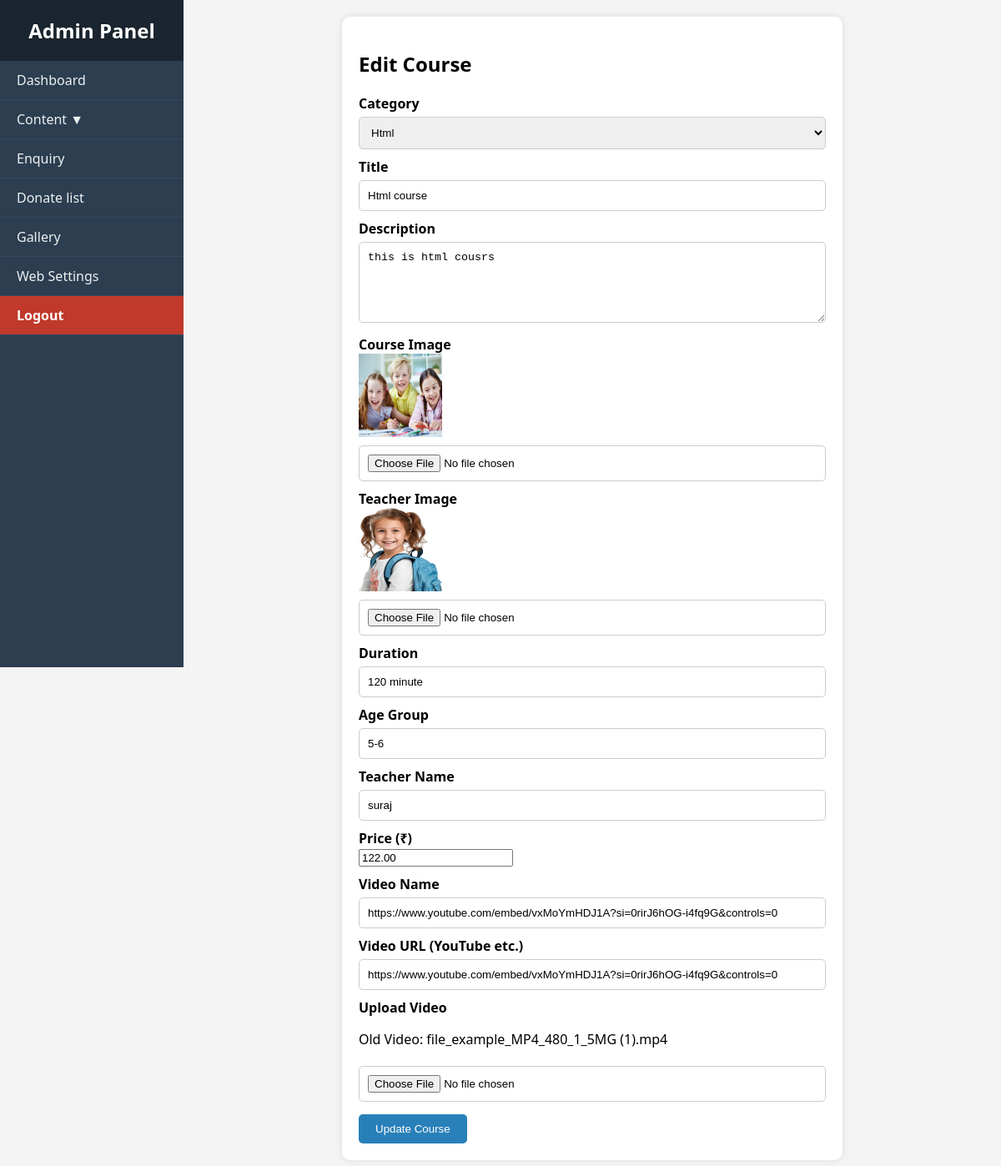
Screenshot of /admin/course.php?id=12 with the database file from the repository.
### tables this page shows
CREATE TABLE `courses` (
  `id` int(11) NOT NULL,
  `category_id` int(11) DEFAULT NULL,
  `title` varchar(255) DEFAULT NULL,
  `image` varchar(255) DEFAULT NULL,
  `duration` varchar(100) DEFAULT NULL,
  `price` decimal(10,2) DEFAULT NULL,
  `age_group` varchar(100) DEFAULT NULL,
  `teacher_name` varchar(100) DEFAULT NULL,
  `teacher_image` varchar(255) DEFAULT NULL,
  `video` varchar(255) DEFAULT NULL,
  `video_name` varchar(255) DEFAULT NULL,
  `video_url` text DEFAULT NULL,
  `video_file` varchar(255) DEFAULT NULL,
  `description` text DEFAULT NULL
);

### admin/course.php (the view, shortened to what this page needs)
<?php
include 'db.php';
include 'header.php';
$id = isset($_GET['id']) ? $_GET['id'] : '';
$editData = [];
if ($id) {
    $editData = $conn->query("SELECT * FROM courses WHERE id = $id")->fetch_assoc();
}
?>
<div class="form-container">
    <h2><?= $id ? 'Edit' : 'Add' ?> Course</h2>
    <form method="POST" enctype="multipart/form-data">
        <label>Category</label>
        <select name="category_id" required>
            <?php
            $cat = $conn->query("SELECT * FROM categories");
            while($row = $cat->fetch_assoc()) {
                $selected = ($editData && $editData['category_id'] == $row['id']) ? "selected" : "";
                echo "<option value='{$row['id']}' $selected>{$row['name']}</option>";
            }
            ?>
        </select>
        <label>Title</label>
        <input type="text" name="title" value="<?= $editData['title'] ?? '' ?>" required>
        <label>Description</label>
        <textarea name="description" rows="5"><?= $editData['description'] ?? '' ?></textarea>
        <label>Course Image</label>
        <?php if (!empty($editData['image'])): ?>
            <img src="uploads/<?= $editData['image'] ?>" width="100" height="100"><br>
        <?php endif; ?>
        <input type="file" name="image" accept="image/*">
        <label>Teacher Image</label>
        <?php if (!empty($editData['teacher_image'])): ?>
            <img src="uploads/<?= $editData['teacher_image'] ?>" width="100" height="100"><br>
        <?php endif; ?>
        <input type="file" name="teacher_image" accept="image/*">
        <label>Duration</label>
        <input type="text" name="duration" value="<?= $editData['duration'] ?? '' ?>">
        <label>Age Group</label>
        <input type="text" name="age_group" value="<?= $editData['age_group'] ?? '' ?>">
        <label>Teacher Name</label>
        <input type="text" name="teacher_name" value="<?= $editData['teacher_name'] ?? '' ?>">
        <label>Price (₹)</label>
        <input type="number" name="price" value="<?= $editData['price'] ?? '' ?>" step="0.01">
        <label>Video Name</label>
        <input type="text" name="video_name" value="<?= $editData['video_name'] ?? '' ?>">
        <label>Video URL (YouTube etc.)</label>
        <input type="text" name="video_url" value="<?= $editData['video_url'] ?? '' ?>">
        <label>Upload Video</label>
        <?php if (!empty($editData['video_file'])): ?>
            <p>Old Video: <?= $editData['video_file'] ?></p>
        <?php endif; ?>
        <input type="file" name="video_file" accept="video/*">
        <button type="submit"><?= $id ? 'Update' : 'Add' ?> Course</button>
    </form>
</div>

### admin/header.php (style rules this page uses)
* { box-sizing: border-box; }
body { margin: 0; font-family: 'Segoe UI', sans-serif; background-color: #f4f4f4; }
.form-container { max-width: 600px; margin: auto; background: #fff; padding: 20px; border-radius: 10px; box-shadow: 0 0 10px rgba(0, 0, 0, 0.1); }
.form-container label { display: block; margin-top: 10px; font-weight: bold; }
.form-container input[type="text"], .form-container select, .form-container textarea, .form-container input[type="file"] { width: 100%; padding: 10px; margin-top: 5px; border: 1px solid #ccc; border-radius: 5px; }
.form-container button { margin-top: 15px; padding: 10px 20px; background-color: #2980b9; color: white; border: none; border-radius: 5px; cursor: pointer; }

### rows the page displays
courses: title "Html course", description "this is html cousrs", image (picture), teacher_image (picture), duration "120 minute", age_group "5-6", teacher_name "suraj", price "122.00", video_name "https://www.youtube.com/embed/vxMoYmHDJ1A?si=0rirJ6hOG-i4fq9G&controls=0", video_url "https://www.youtube.com/embed/vxMoYmHDJ1A?si=0rirJ6hOG-i4fq9G&controls=0", video_file "file_example_MP4_480_1_5MG (1).mp4"

### other values shown
form field category_id "Html"
